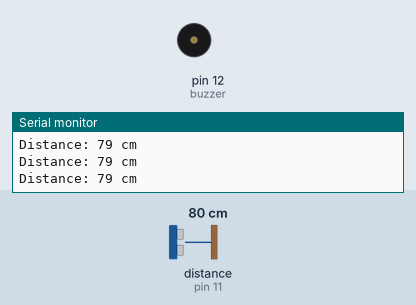
A sketch run on a simulated Arduino Uno, built with avr-gcc and run on an emulated ATmega328P. Shown: buzzer (waves = sounding, pin HIGH), the last lines printed to the serial monitor. Wiring (inferred from the names in the program): ultrasonic range finder: trigger pin 10; echo pin 11. Inputs (shaded band) come from the test bench; at power-on: distance to the obstacle (sensor on pin 11) 80 cm. The echo pulse lasts 58.3 µs per cm; pins used as bus, display or sensor lines are not drawn.

Above: at 1.2 s.
1.3 s: distance to the obstacle (sensor on pin 11) set to 24 cm
2.8 s: distance to the obstacle (sensor on pin 11) set to 19 cm
At 3.7 s:
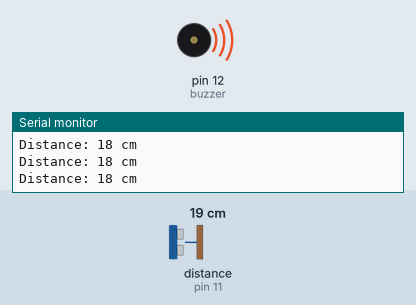
4.3 s: distance to the obstacle (sensor on pin 11) set to 35 cm
At 5.0 s:
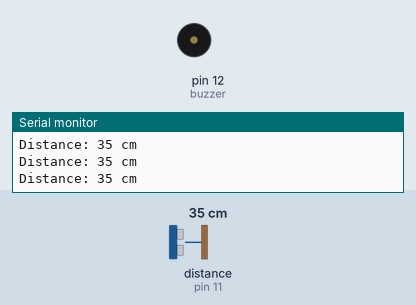
7.3 s: distance to the obstacle (sensor on pin 11) set to 2 cm
At 8.0 s:
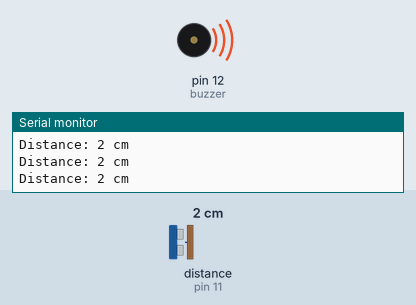
Timing chart, 0 to 9.8 s (numbered marks = the images above; inputs shaded):
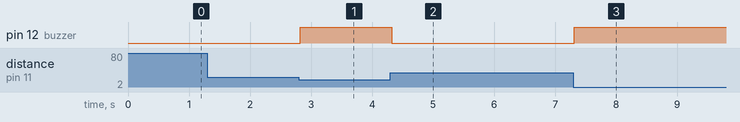

Measured:
- the behaviour switches between 22 and 21 cm on distance to the obstacle (sensor on pin 11) (found by bisection; images 0 and 1)
- after the input at 2.8 s, pin 12 (buzzer): LOW → HIGH at once
- after the input at 4.3 s, pin 12 (buzzer): HIGH → LOW at once
- after the input at 7.3 s, pin 12 (buzzer): LOW → HIGH at once

The sketch:

code.ino
```cpp
int trigPin = 10;
int echoPin = 11;
int buzzer = 12;
int battery = 2; // Switch input pin

void setup() {
  Serial.begin(9600);
  pinMode(buzzer, OUTPUT);
  pinMode(trigPin, OUTPUT);
  pinMode(echoPin, INPUT);
  //pinMode(switchPin, INPUT_PULLUP); // Use the internal pull-up resistor for the switch
}

void loop() {
  long duration, distance;
  //boolean switchState = digitalRead(switchPin);

 //if (switchState == LOW) {
    // Switch is pressed, perform distance measurement
    digitalWrite(trigPin, HIGH);
    delayMicroseconds(1000);
    digitalWrite(trigPin, LOW);
    duration = pulseIn(echoPin, HIGH);
    distance = (duration / 2) / 29.1;

    Serial.print("Distance: ");
    Serial.print(distance);
    Serial.println(" cm");

    if (distance <= 20) {
      digitalWrite(buzzer, HIGH);
    } else {
      digitalWrite(buzzer, LOW);
    }

    delay(10);
  }
//}
```
